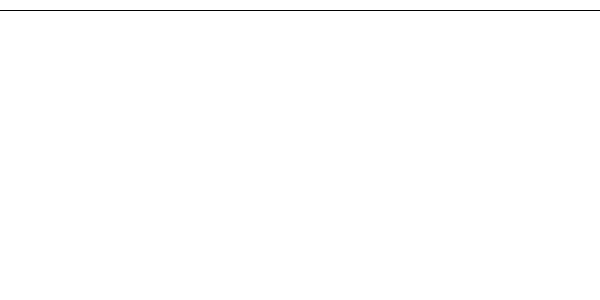
Frame 1 (no input)
Frame 60 (the mouse pressed at the canvas centre just before this capture): identical to frame 1, image omitted
Frame 120 (the mouse held since frame 60 and released just before this capture): identical to frame 1, image omitted

The Processing sketch that drew this single still picture (run headless with seeded random() and noise(); from frame 60 on, the mouse is pressed at the canvas centre):

// Processing sketch: Loop
// ── Loop.pde
void setup(){
  size(600,300);
  background(255);
}

void draw(){
  fill(0);
  stroke(1);
  for (int i = 0; i < 30; i ++){
    //example1: draw 30 lines on top of each other
    line(0, 10, width, 10);
    
    //example2: draw 30 lines with equal distance-10
    //line(0, i*10, width, i*10);
    
    //example3: draw equal lines with increasing distance
    //line(0, i*10, width - (i*20), (i * 10));
  }
  
}
